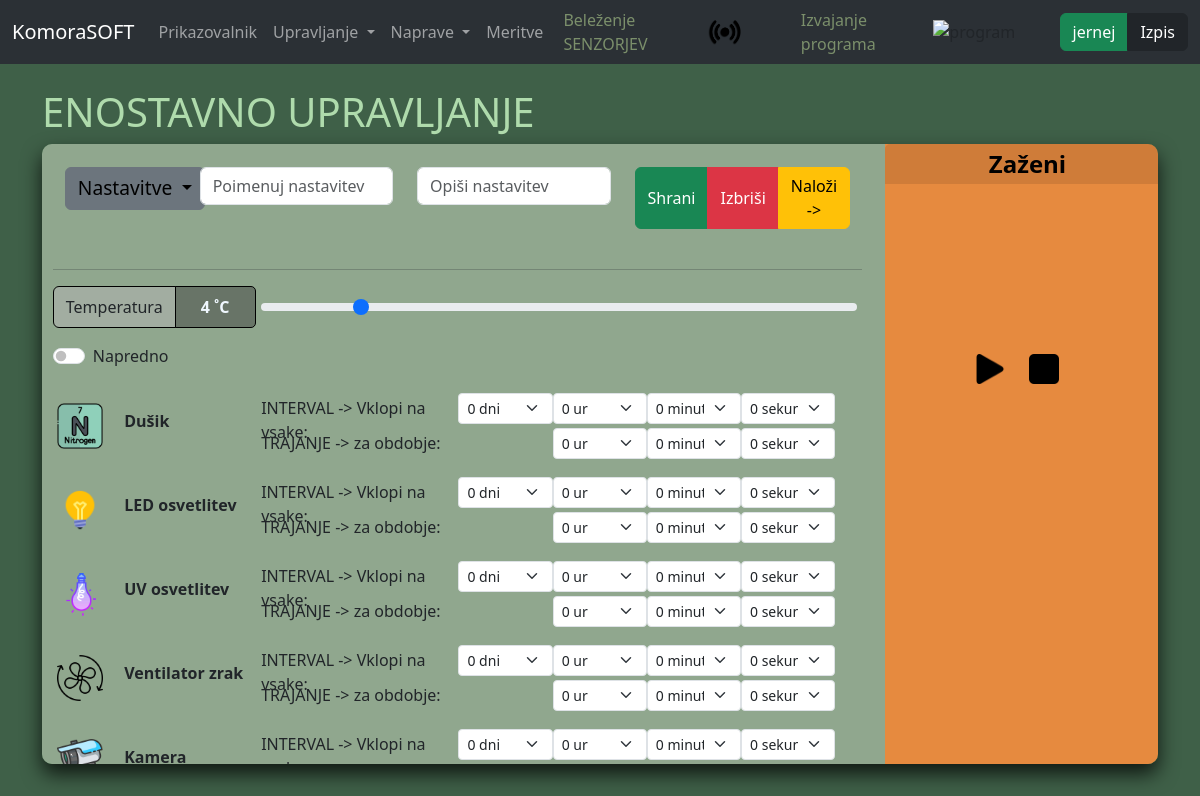
/simple/ (signed in), run on the app's committed database.
### komorasoft/blueprints/users/models.py (models this page shows, shortened)
class User(db.Model, UserMixin):
    __tablename__ = 'uporabniki'
    uid = db.Column(db.Integer, primary_key=True)
    username = db.Column(db.String, nullable=False)
    password = db.Column(db.String, nullable=False)
    role = db.Column(db.String, nullable=False)
    description = db.Column(db.String)
    __table_args__ = (
        UniqueConstraint('username', name='uq_username'),
    )

### komorasoft/blueprints/actuators/models.py (models this page shows, shortened)
class Actuator(db.Model):
    __tablename__ = 'aktuatorji'
    id = db.Column(db.Integer, primary_key=True, autoincrement=True)
    name = db.Column(db.String, nullable=False)
    description = db.Column(db.String)
    interval = db.Column(db.Interval, default=timedelta(seconds=0), nullable=False)
    duration = db.Column(db.Interval, default=timedelta(seconds=0), nullable=False)
    is_active = db.Column(db.Boolean, default=False)
    last_activation_time = db.Column(db.DateTime, nullable=True)
    last_deactivation_time = db.Column(db.DateTime, nullable=True)
    __table_args__ = (
        UniqueConstraint('name', name='uq_name'),
    )

### komorasoft/blueprints/simple/routes.py (the view)
@simple.route('/')
@login_required
def index():
    if current_user.role == "Administrator":
        actuators = Actuator.query.filter(~Actuator.name.in_(["Kompresor","Ventilator uparjalnika","Grelec uparjalnika","Vlažilnik"])).all() # get all user controlable actuators
        ser_actuators = [serialize_actuator(actuator) for actuator in actuators]
        ptc_actuators = Actuator.query.filter(Actuator.name.in_(["Ventilator uparjalnika","Grelec uparjalnika","Vlažilnik"])).all() # get all potencial user controlable actuators
        ser_ptc_actuators = [serialize_actuator(actuator) for actuator in ptc_actuators]
        return render_template('index.html', actuators=ser_actuators, ptc_actuators=ser_ptc_actuators)
    else:
        return render_template('not_authorized.html')

### komorasoft/blueprints/simple/routes.py (called while the page is built)
def serialize_actuator(actuator):
    return {
        'id': actuator.id,
        'name': actuator.name,
        'description': actuator.description,
    }

### komorasoft/blueprints/simple/templates/simple/index.html (shortened to what this page needs)
{% extends('base.html')%}
{% block content %}
<link rel="stylesheet" href="{{ url_for('simple.static', filename='css/styles.css') }}">
<link rel="stylesheet" href="{{ url_for('simple.static', filename='css/zazeni_style.css') }}">
<h1>ENOSTAVNO UPRAVLJANJE</h1>
<div id="simple-container1">
    <div id="simple-row1" class="row">
        <div id="simple-col1" class="col col-md-9">
            {% include 'settings.html' %}
            <div class="input-group mb-3 d-flex align-items-center" id="TempField">
                <span class="input-group-text custom-bg1" id="tempIconBox">Temperatura</span>
                <span class="input-group-text custom-bg2" id="tempValue">˚C</span>
                <input type="range" class="form-range" min="0" max="25" step="1" id="temperatureRange" value="4">
            </div>
            <div class="input-group d-flex flex-column justify-items-center" id="optiParamsField">
                <div class="form-check form-switch mb-3">
                    <input class="form-check-input" type="checkbox" role="switch" id="advancedCheck" data-bs-toggle="collapse" href="#collapseExample">
                    <label class="form-check-label" for="advancedCheck" tooltip="asdf">Napredno</label>
                </div>
                {% for actuator in actuators %}
                <div class="row simpleRow">
                    <div class="col-md-1 simpleCol">
                        <img class="simpleImages" src="{{ url_for('manual.static', filename='images/' ~ actuator.id ~ '.png') }}" alt="{{actuator.name}}">
                    </div>
                    <div class="col-md-2 simpleCol">
                        <h6>{{actuator.name}}</h6>
                    </div>
                    <div class="col-md-3 simpleCol">
                        <div class="row row-time">
                            <h7 class="col timeInput">INTERVAL -> Vklopi na vsake: </h7>
                        </div>
                        <div class="row row-time">
                            <h7 class="col timeInput">TRAJANJE -> za obdobje:</h7>
                        </div>
                    </div>
                    <div class="col  timeDuration">
                        <div class="row row-time">
                                <select class="col form-select form-select-sm myselection" id="{{actuator.name}}IntDays" aria-label="Small select example">
                                  </select>
                                  <select class="col form-select form-select-sm myselection" id="{{actuator.name}}IntHours" aria-label="Small select example">
                                  </select>
                                  <select class="col form-select form-select-sm myselection" id="{{actuator.name}}IntMinutes" aria-label="Small select example">
                                  </select>
                                  <select class="col form-select form-select-sm myselection" id="{{actuator.name}}IntSeconds" aria-label="Small select example">
                                  </select>
                        </div>
                        <div class="row row-time">
                            <div class="col-md-3"></div>
                            <select class="col form-select form-select-sm myselection" id="{{actuator.name}}DurHours" aria-label="Small select example">
                            </select>
                            <select class="col form-select form-select-sm myselection" id="{{actuator.name}}DurMinutes" aria-label="Small select example">
                            </select>
                            <select class="col form-select form-select-sm myselection" id="{{actuator.name}}DurSeconds" aria-label="Small select example">
                            </select>
                        </div>
                    </div>
                </div>
                {% endfor %}
            </div>
        </div>
        {% include 'execute_panel.html' %}
    </div>
</div>
{% endblock %}

### komorasoft/templates/navbar.html (shortened to what this page needs)
<nav class="navbar navbar-expand-sm bg-body-tertiary" data-bs-theme="dark">
    <div class="container-fluid">
      <a class="navbar-brand" href="{{url_for('core.index')}}">KomoraSOFT</a>
      <div class="collapse navbar-collapse" id="navbarSupportedContent">
        <ul class="navbar-nav me-auto mb-2 mb-lg-0">
          <li class="nav-item">
            <a class="nav-link" href="{{url_for('core.index')}}">Prikazovalnik</a>
          </li>
          <li class="nav-item dropdown">
            <a class="nav-link dropdown-toggle" href="#" role="button" data-bs-toggle="dropdown" aria-expanded="false">
              Upravljanje
            </a>
          </li>
          <li class="nav-item dropdown">
            <a class="nav-link dropdown-toggle" href="#" role="button" data-bs-toggle="dropdown" aria-expanded="false">
              Naprave
            </a>
          </li>
          <li class="nav-item">
            <a class="nav-link" href="#">Meritve</a>
          </li>
        </ul>
        <div class="container-fluid d-flex justify-content-center align-items-center">
          <p id="sensorsIndicatorText" style="width: fit-content; margin: 0%; padding: 0%;">Beleženje SENZORJEV</p>
          <img id="sensorsIndicator" src="{{url_for('static',filename='images/sensors-black.png')}}" alt="senzorji" style="height: 25px; margin-left: 20px;">
          <p id="programIndicatorText" style="width: fit-content; margin: 0%; padding: 0%; margin-left: 60px;">Izvajanje programa</p>
          <img id="programIndicator" src="#" alt="program aktiven?" style="height: 25px; margin-left: 20px;">
        </div>
        {% if not current_user.is_authenticated %}
          <form action="{{url_for('users.login')}}" class="d-flex" role="search" method="POST">
            <input type="hidden" name="next" value="{{ request.url }}">
            <input class="form-control me-2" type="text" name="username" required="required" placeholder="Uporabnik" aria-label="Search">
            <input class="form-control me-2" type="password" name="password" placeholder="Geslo" id="geslo" required="required" aria-label="Search">
            <button class="btn btn-outline-success" type="submit">Vpis</button>
          </form>
        {% else %}
          <form action="{{url_for('users.logout')}}" method="POST">
            <div class="btn-group">
            <a href="{{url_for('users.index')}}" class="btn btn-success">{{current_user.username}}</a>
            <button type="submit" class="btn btn-dark">Izpis</button>
            </div>
          </form>
        {% endif %}
      </div>
    </div>
  </nav>

### komorasoft/static/css/styles.css (style rules this page uses)
body { background-color: rgb(63, 96, 72); width: 100%; }
h1 { color: rgba(209, 255, 202, 0.774); }
p { color: rgb(123, 143, 107); }
a { color: #afd04d; }

### komorasoft/blueprints/simple/static/css/styles.css (style rules this page uses)
h6 { font-weight: bolder; }
#simple-container1 { background-color: rgb(75, 121, 83); height: 620px; border-radius: 10px; overflow: hidden; padding: 0%; box-shadow: 0 10px 20px rgba(0, 0, 0, 0.761); }
#simple-row1 { height: 100%; padding: 0%; }
#simple-col1 { background-color: rgb(144, 167, 142); height: 100%; padding: 2%; overflow: hidden; overflow-y: auto; }
#TempField { justify-content: left; align-content: center; }
#TempField .custom-bg1 { background-color: #b4b4b481; height: 100%; padding: 8px 12px; border-color: black; }
#TempField .custom-bg2 { background-color: #3f3f3f7c; height: 100%; padding: 8px 12px; border-color: black; width: 10%; color: aliceblue; font-weight: bold; border-top-right-radius: 5px; border-bottom-right-radius: 5px; justify-content: center; align-content: center; }
#temperatureRange { flex: 1; height: 100%; margin: 0 5px; }
#optiParamsField { width: 100%; height: fit-content; }
.simpleRow { height: 80px; width: 100%; overflow: hidden; box-sizing: border-box; align-items: stretch; margin: 2px; padding: 0px; }
.simpleCol { height: 100%; display: flex; flex-direction: column; justify-content: center; justify-items: center; align-items: left; padding: 5px; box-sizing: border-box; overflow: hidden; }
.simpleCol div { white-space: normal; word-wrap: break-word; overflow-wrap: break-word; width: 100%; margin: 0; }
.simpleCol img { max-width: 80%; max-height: 80%; overflow: hidden; }
.timeDuration { height: 100%; flex-direction: column; overflow: hidden; position: relative; display: flex; justify-content: center; box-sizing: border-box; }
.row-time { max-height: 50%; max-width: 100%; padding: 2px; }
.timeInput { height: 100%; padding: 0%; }
.myselection { height: 40; max-height: 50px; overflow: auto; }

### data on the page
User: username "jernej"
Actuator: shows a picture, name "Dušik", name "0 dni", name "0 ur", name "0 minut", name "0 sekund"
Actuator: shows a picture, name "LED osvetlitev", name "0 dni", name "0 ur", name "0 minut", name "0 sekund"
Actuator: shows a picture, name "UV osvetlitev", name "0 dni", name "0 ur", name "0 minut", name "0 sekund"
Actuator: shows a picture, name "Ventilator zrak", name "0 dni", name "0 ur", name "0 minut", name "0 sekund"
Actuator: shows a picture, name "Kamera", name "0 dni", name "0 ur", name "0 minut", name "0 sekund"
